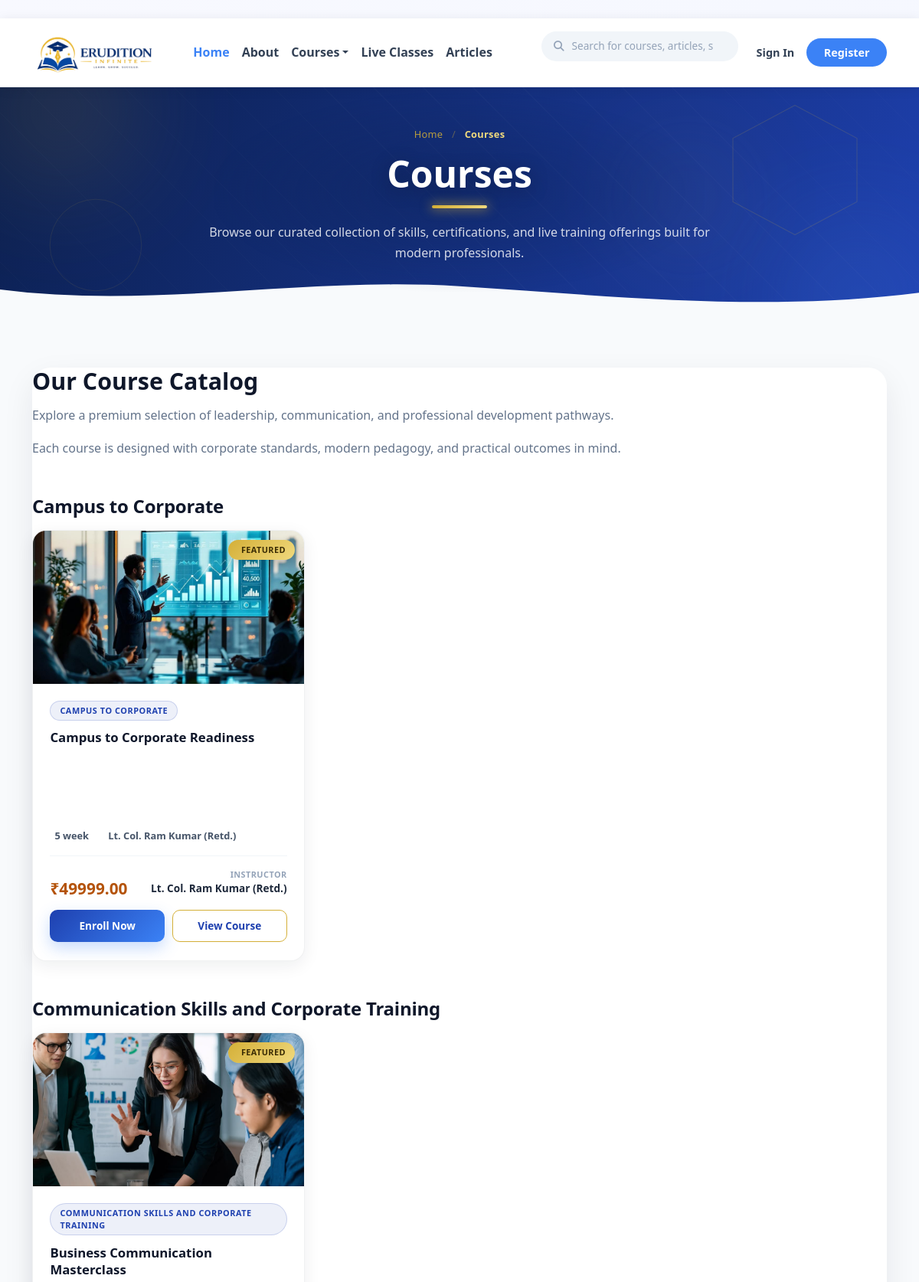
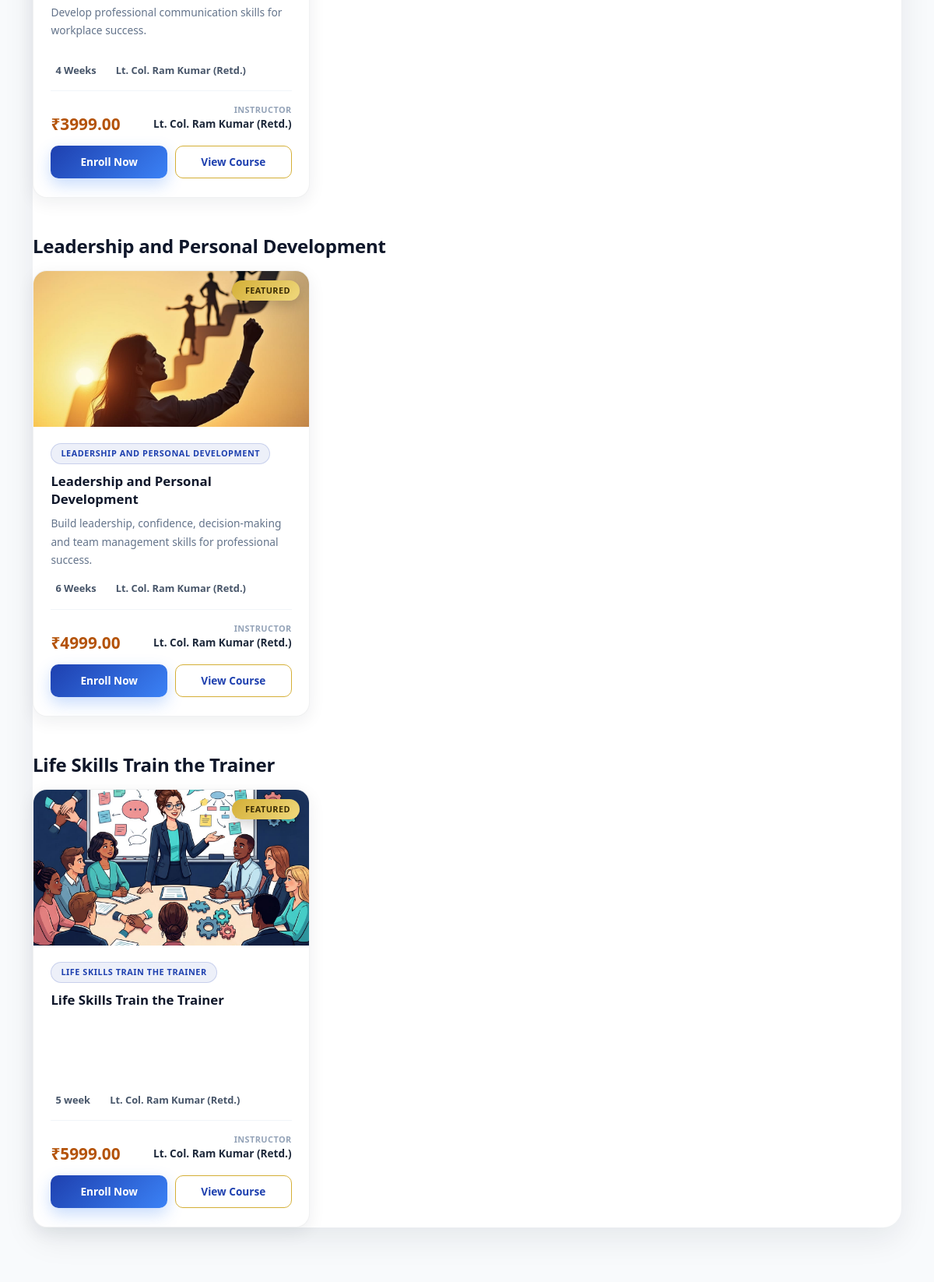
Page /courses/ (upper part) on the committed database (2 pictures, top to bottom).
### Erudition/models.py (models this page shows, shortened)
class Category(models.Model):
    name = models.CharField(max_length=255)
    slug = models.SlugField(unique=True)
    class Meta:
        verbose_name_plural = "categories"
        ordering = ["name"]

class Course(models.Model):
    category = models.ForeignKey(Category, on_delete=models.CASCADE, related_name='courses')
    title = models.CharField(max_length=255)
    slug = models.SlugField(max_length=255, unique=True, blank=True)
    short_description = models.CharField(max_length=255, blank=True)
    description = models.TextField(blank=True)
    course_image = models.ImageField(upload_to='courses/', blank=True, null=True)
    instructor_name = models.CharField(max_length=255, blank=True)
    duration = models.CharField(max_length=50, blank=True)
    price = models.DecimalField(max_digits=8, decimal_places=2, default=0.00)
    is_featured = models.BooleanField(default=False)
    is_active = models.BooleanField(default=True)
    created_at = models.DateTimeField(auto_now_add=True)
    class Meta:
        ordering = ('-created_at',)

### Erudition/views.py (the view)
# urls.py: path('courses/', views.courses, name='courses'),
def courses(request):
    category_slug = request.GET.get('category')
    categories = Category.objects.order_by('name')
    courses = Course.objects.filter(is_active=True)
    if category_slug:
        courses = courses.filter(category__slug=category_slug)
    courses = courses.order_by('-is_featured', '-created_at')
    return render(request, 'Erudition/courses.html', {
        'categories': categories,
        'courses': courses,
        'active_category_slug': category_slug,
        'page_title': 'Courses',
        'page_subtitle': 'Browse our curated collection of skills, certifications, and live training offerings built for modern professionals.',
    })

### Erudition/context_processors.py (called while the page is built)
def active_announcement(request):
    announcement = Announcement.objects.filter(is_active=True).order_by('-created_at').first()
    return {'active_announcement': announcement}

### Erudition/templates/Erudition/courses.html (shortened to what this page needs)
{% extends 'Erudition/base.html' %}
{% block header_banner %}
    {% include 'Erudition/header_banner.html' %}
{% endblock %}
{% block content %}
<section class="page-section">
    <div class="container-xl">
        <div class="row justify-content-center">
            <div class="col-12">
                <div class="page-card shadow-soft">
                    <div class="card-body">
                        <h2 class="section-heading">Our Course Catalog</h2>
                        <p class="section-text">
                            Explore a premium selection of leadership, communication, and professional development pathways.
                        </p>
                        <p class="section-text">
                            Each course is designed with corporate standards, modern pedagogy, and practical outcomes in mind.
                        </p>
                        {% if categories %}
                            {% for category in categories %}
                                {% if category.courses.all %}
                                    <div class="mt-5">
                                        <h4 class="ec-category-heading mb-3">{{ category.name }}</h4>
                                        <div class="row g-4">
                                            {% for course in category.courses.all %}
                                                <div class="col-xl-4 col-lg-4 col-md-6 col-12">
                                                    <div class="ec-card">
                                                        <div class="ec-card-img-wrap">
                                                            {% if course.course_image %}
                                                                <img src="{{ course.course_image.url }}" alt="{{ course.title }}" class="ec-card-img">
                                                            {% else %}
                                                                <div class="ec-card-img ec-card-img-placeholder">
                                                                    <i class="bi bi-mortarboard-fill"></i>
                                                                </div>
                                                            {% endif %}
                                                            {% if course.is_featured %}
                                                                <span class="ec-badge ec-badge-featured">
                                                                     Featured
                                                                </span>
                                                            {% endif %}
                                                        </div>
                                                        <div class="ec-card-body">
                                                            <span class="ec-category-pill">{{ category.name }}</span>
                                                            <h3 class="ec-card-title">{{ course.title }}</h3>
                                                            <p class="ec-card-desc">
                                                                {{ course.short_description|default:course.description|truncatechars:130 }}
                                                            </p>
                                                            <div class="ec-info-row">
                                                                {% if course.duration %}
                                                                    <span class="ec-info-item">
                                                                         {{ course.duration }}
                                                                    </span>
                                                                {% endif %}
                                                                <span class="ec-info-item">
                                                                     {{ course.instructor_name|default:'TBD' }}
                                                                </span>
                                                            </div>
                                                            <div class="ec-card-bottom">
                                                                <div class="ec-price-block">
                                                                    {% if course.price %}
                                                                        <span class="ec-price">₹{{ course.price }}</span>
                                                                    {% else %}
                                                                        <span class="ec-price ec-price-free">Free</span>
                                                                    {% endif %}
                                                                </div>
                                                                <div class="ec-instructor-block">
                                                                    <span class="ec-instructor-label">Instructor</span>
                                                                    <span class="ec-instructor-name">{{ course.instructor_name|default:'TBD' }}</span>
                                                                </div>
                                                            </div>
                                                            <div class="ec-card-footer">
                                                                <a href="#" class="ec-btn-primary">Enroll Now</a>
                                                                <a href="#" class="ec-btn-secondary">View Course</a>
                                                            </div>
                                                        </div>
                                                    </div>
                                            {% endfor %}
                                        </div>
                                    </div>
                                {% endif %}
                            {% endfor %}
                        {% else %}
                            <div class="alert alert-info mt-4" role="alert">
                                No courses are currently available. Please check back soon.
                            </div>
                        {% endif %}
                    </div>
                </div>
            </div>
        </div>
    </div>
</section>
{% endblock %}

### Erudition/static/Erudition/css/style.css (style rules this page uses)
body { font-family: 'Segoe UI', sans-serif; background: #f8fafc; color: #0f172a; min-height: 100%; }
img { max-width: 100%; height: auto; }
.page-section { padding-top: 4.5rem; padding-bottom: 5rem; }
.page-card { border-radius: 2rem; border: none; background: #ffffff; }
.shadow-soft { box-shadow: 0 24px 80px rgba(15, 23, 42, 0.07); }

### Erudition/templates/Erudition/base.html (style rules this page uses)
body { font-family: 'Segoe UI', sans-serif; background: linear-gradient(135deg, #f8f9ff 0%, #eef4ff 100%); color: #1f2937; }
.page-section { padding: 4.5rem 0; background: #f8fafc; }
.page-card { background: #ffffff; border-radius: 1.5rem; }
.shadow-soft { box-shadow: 0 15px 40px rgba(15,23,42,0.08); }
.section-heading { font-size: 1.9rem; font-weight: 800; color: #0f172a; margin-bottom: 0.75rem; }
.section-text, .about-paragraph { color: #64748b; font-size: 1rem; line-height: 1.7; }

### Erudition/templates/Erudition/courses.html (style rules this page uses)
.ec-category-heading { font-weight: 800; color: #0f172a; letter-spacing: -0.01em; }
.ec-card { display: flex; flex-direction: column; background: #ffffff; border-radius: 18px; overflow: hidden; border: 1px solid rgba(15, 23, 42, 0.06); box-shadow: 0 6px 22px rgba(15, 23, 42, 0.07); transition: transform 0.3s ease, box-shadow 0.3s ease, border-color 0.3s ease; }
.ec-card-img-wrap { position: relative; width: 100%; height: 200px; flex-shrink: 0; overflow: hidden; }
.ec-card-img { width: 100%; height: 100%; object-fit: cover; display: block; transition: transform 0.45s ease; }
.ec-badge { position: absolute; top: 12px; display: inline-flex; align-items: center; gap: 5px; font-size: 0.68rem; font-weight: 800; letter-spacing: 0.04em; text-transform: uppercase; padding: 5px 12px; border-radius: 999px; box-shadow: 0 6px 16px rgba(0,0,0,0.18); }
.ec-badge-featured { right: 12px; background: linear-gradient(135deg, #D4AF37, #F0D97D); color: #3a2c05; }
.ec-card-body { display: flex; flex-direction: column; flex: 1; padding: 1.35rem 1.4rem 1.5rem; }
.ec-category-pill { align-self: flex-start; font-size: 0.68rem; font-weight: 700; letter-spacing: 0.05em; text-transform: uppercase; color: #1E40AF; background: rgba(30, 64, 175, 0.08); border: 1px solid rgba(30, 64, 175, 0.18); padding: 4px 12px; border-radius: 999px; margin-bottom: 0.7rem; }
.ec-card-title { font-size: 1.05rem; font-weight: 800; color: #0f172a; line-height: 1.35; margin: 0 0 0.5rem; display: -webkit-box; -webkit-line-clamp: 2; -webkit-box-orient: vertical; overflow: hidden; min-height: 2.7em; transition: color 0.22s ease; }
.ec-card-desc { font-size: 0.86rem; color: #64748b; line-height: 1.7; margin: 0 0 1rem; display: -webkit-box; -webkit-line-clamp: 3; -webkit-box-orient: vertical; overflow: hidden; min-height: 4.4em; }
.ec-info-row { display: flex; flex-wrap: wrap; gap: 0.9rem 1.2rem; padding-bottom: 1rem; margin-bottom: 1rem; border-bottom: 1px solid #f1f5f9; }
.ec-info-item { display: inline-flex; align-items: center; gap: 6px; font-size: 0.8rem; font-weight: 600; color: #475569; }
.ec-card-bottom { display: flex; align-items: flex-end; justify-content: space-between; gap: 0.75rem; margin-top: auto; margin-bottom: 1.1rem; }
.ec-price-block { display: flex; flex-direction: column; }
.ec-price { font-size: 1.3rem; font-weight: 800; color: #b45309; line-height: 1; }
.ec-instructor-block { display: flex; flex-direction: column; align-items: flex-end; text-align: right; }
.ec-instructor-label { font-size: 0.68rem; font-weight: 600; letter-spacing: 0.04em; text-transform: uppercase; color: #94a3b8; }
.ec-instructor-name { font-size: 0.85rem; font-weight: 700; color: #1e293b; }
.ec-card-footer { display: grid; grid-template-columns: 1fr 1fr; gap: 10px; }
.ec-btn-primary, .ec-btn-secondary { display: inline-flex; align-items: center; justify-content: center; height: 42px; border-radius: 10px; font-size: 0.85rem; font-weight: 700; font-family: inherit; text-decoration: none; transition: transform 0.2s ease, box-shadow 0.2s ease, background 0.2s ease, color 0.2s ease; }
.ec-btn-primary { background: linear-gradient(135deg, #1E40AF 0%, #3B82F6 100%); color: #ffffff; border: none; box-shadow: 0 8px 20px rgba(59, 130, 246, 0.28); }
.ec-btn-secondary { background: #ffffff; color: #1E40AF; border: 1.5px solid #D4AF37; }

### rows in the picture
Category: name "Campus to Corporate", name "CAMPUS TO CORPORATE"
Course: course_image (picture), is_featured "FEATURED", title "Campus to Corporate Readiness", duration "5 week", instructor_name "Lt. Col. Ram Kumar (Retd.)", price "49999.00"
Category: name "Communication Skills and Corporate Training", name "COMMUNICATION SKILLS AND CORPORATE TRAINING"
Course: course_image (picture), is_featured "FEATURED", title "Business Communication Masterclass", short_description "Develop professional communication skills for workplace success.", duration "4 Weeks", instructor_name "Lt. Col. Ram Kumar (Retd.)", price "3999.00"
Category: name "Leadership and Personal Development", name "LEADERSHIP AND PERSONAL DEVELOPMENT"
Course: course_image (picture), is_featured "FEATURED", title "Leadership and Personal Development", short_description "Build leadership, confidence, decision-making and team management skills for professional success.", duration "6 Weeks", instructor_name "Lt. Col. Ram Kumar (Retd.)", price "4999.00"
Category: name "Life Skills Train the Trainer", name "LIFE SKILLS TRAIN THE TRAINER"
Course: course_image (picture), is_featured "FEATURED", title "Life Skills Train the Trainer", duration "5 week", instructor_name "Lt. Col. Ram Kumar (Retd.)", price "5999.00"
